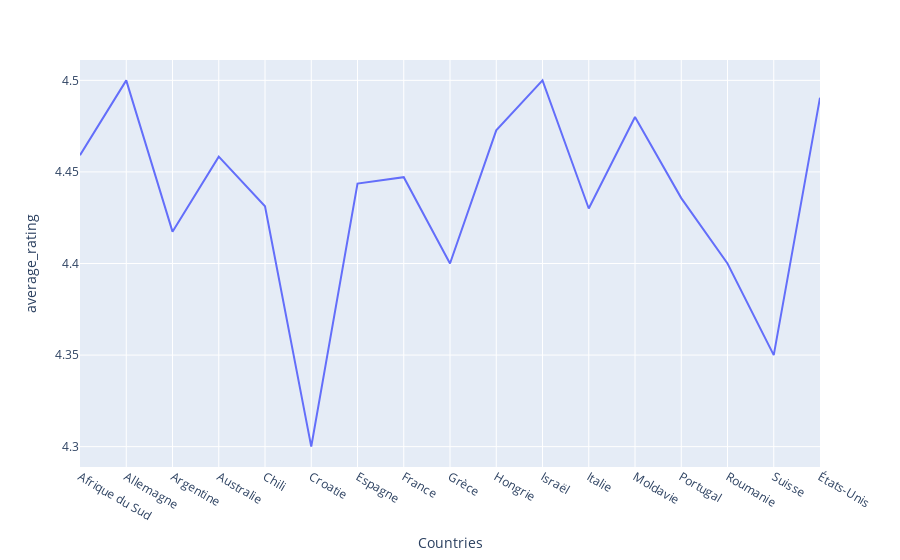

Here is the notebook cell this chart was saved with:
### Code cell
q = """ 
SELECT region_id, AVG(ratings_average) as average_rating, countries.name
FROM wines
JOIN regions ON regions.id = wines.region_id
JOIN countries ON regions.country_code = countries.code
GROUP BY countries.name


"""

cur.execute(q).fetchall()
df = pd.read_sql_query(q, conn)
df
import plotly.express as px
fig = px.line(df, x='name', y="average_rating",
               labels={
                     "name": "Countries",
                     "wines_count": "Wines Rating"})
fig.show()

### Figure 1 — Plotly figure (JSON) as saved in the notebook; plotly's stock layout.template omitted (floating-point values rounded to 4 significant figures)
{"data": [{"hovertemplate": "Countries=%{x}<br>average_rating=%{y}<extra></extra>", "legendgroup": "", "line": {"color": "#636efa", "dash": "solid"}, "marker": {"symbol": "circle"}, "mode": "lines", "name": "", "orientation": "v", "showlegend": false, "type": "scatter", "x": ["Afrique du Sud", "Allemagne", "Argentine", "Australie", "Chili", "Croatie", "Espagne", "France", "Grèce", "Hongrie", "Israël", "Italie", "Moldavie", "Portugal", "Roumanie", "Suisse", "États-Unis"], "xaxis": "x", "y": [4.459, 4.5, 4.417, 4.458, 4.431, 4.3, 4.444, 4.447, 4.4, 4.473, 4.5, 4.43, 4.48, 4.436, 4.4, 4.35, 4.491], "yaxis": "y"}], "layout": {"legend": {"tracegroupgap": 0}, "margin": {"t": 60}, "xaxis": {"anchor": "y", "domain": [0, 1], "title": {"text": "Countries"}}, "yaxis": {"anchor": "x", "domain": [0, 1], "title": {"text": "average_rating"}}}}
